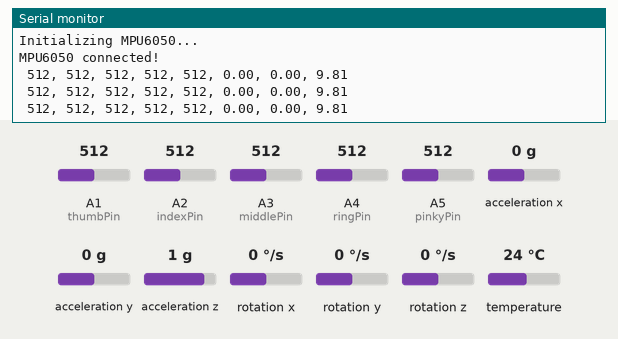
Simulated run of this sketch. Board: Arduino Uno, built with avr-gcc and run on an emulated ATmega328P. Shown: the last lines printed to the serial monitor. Inputs (shaded band) come from the test bench; at power-on: acceleration x 0 g, A1 (thumbPin) = 512, A2 (indexPin) = 512, A3 (middlePin) = 512, A4 (ringPin) = 512, A5 (pinkyPin) = 512, acceleration y 0 g, acceleration z 1 g, rotation x 0 °/s, rotation y 0 °/s, rotation z 0 °/s, temperature 24 °C.

Above: at 1.3 s.
1.4 s: acceleration x set to -1.4 g
At 2.0 s:
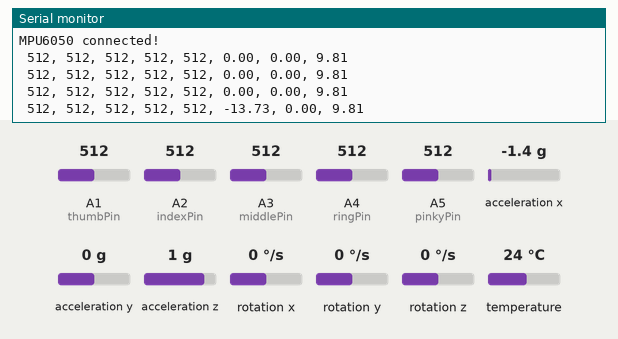
2.9 s: A1 (thumbPin) set to 716
At 3.7 s:
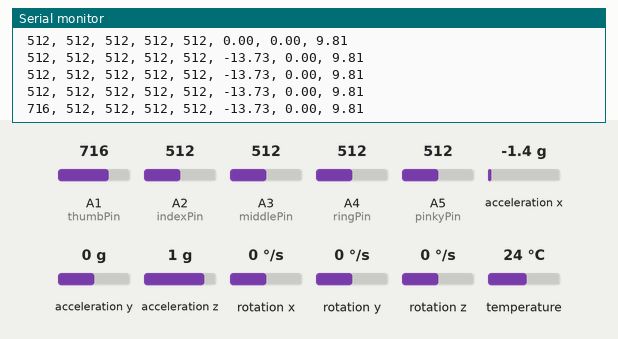
4.4 s: A2 (indexPin) set to 716
At 4.4 s:
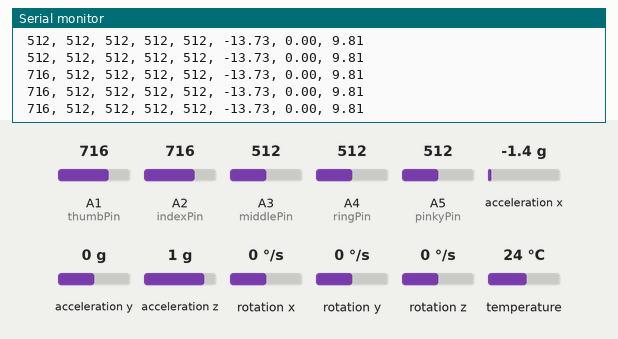
5.9 s: A3 (middlePin) set to 716
At 5.9 s:
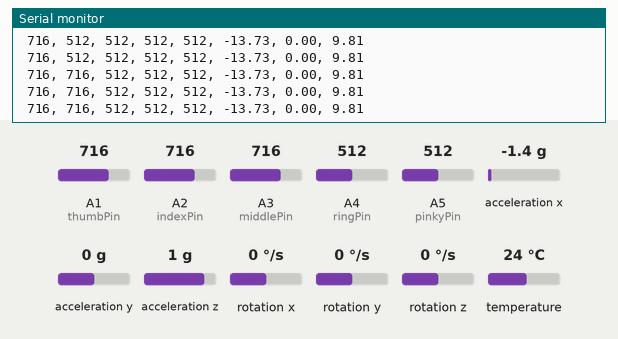
7.4 s: A4 (ringPin) set to 716
At 7.8 s:
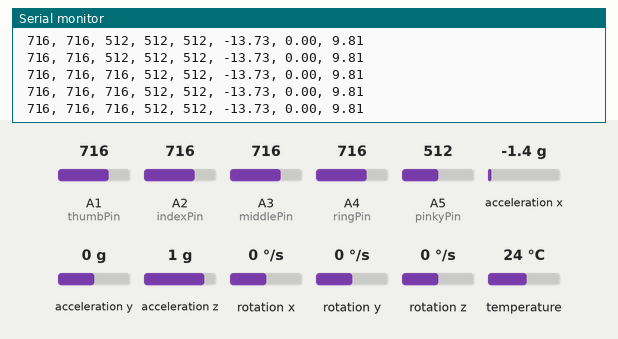
10.5 s: A5 (pinkyPin) set to 716
At 10.9 s:
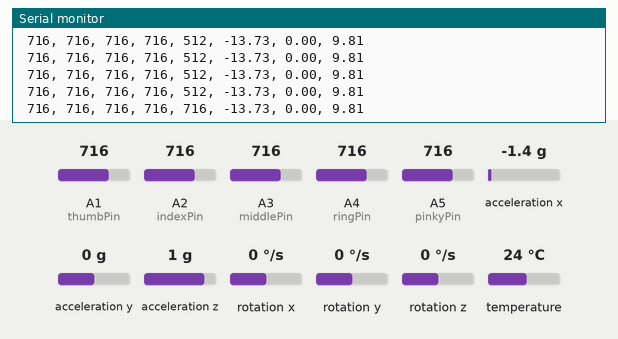

The sketch:

sensorReadings.ino
```cpp
#include <Wire.h>
#include <Adafruit_MPU6050.h>
#include <Adafruit_Sensor.h>


Adafruit_MPU6050 mpu;


const int thumbPin = A1;
const int indexPin = A2;
const int middlePin = A3;
const int ringPin = A4;
const int pinkyPin = A5;


void setup() {
  Serial.begin(9600);
  while (!Serial);


  pinMode(thumbPin, INPUT);
  pinMode(indexPin, INPUT);
  pinMode(middlePin, INPUT);
  pinMode(ringPin, INPUT);
  pinMode(pinkyPin, INPUT);


  Wire.begin();
  Wire.setClock(100000); // slow I2C = less interference


  Serial.println("Initializing MPU6050...");
  if (!mpu.begin(0x68, &Wire)) {
    Serial.println("MPU6050 not found. Check wiring.");
    while (1);
  }


  Serial.println("MPU6050 connected!");
  mpu.setAccelerometerRange(MPU6050_RANGE_4_G);
  mpu.setFilterBandwidth(MPU6050_BAND_5_HZ);
  delay(100);
}


void loop() {
  sensors_event_t accel, gyro, temp;
  mpu.getEvent(&accel, &gyro, &temp);
  delay(5);


  int thumbValue = analogRead(thumbPin); delay(2);
  int indexValue = analogRead(indexPin); delay(2);
  int middleValue = analogRead(middlePin); delay(2);
  int ringValue = analogRead(ringPin); delay(2);
  int pinkyValue = analogRead(pinkyPin); delay(2);


  Serial.print(" "); Serial.print(thumbValue);
  Serial.print(", "); Serial.print(indexValue);
  Serial.print(", "); Serial.print(middleValue);
  Serial.print(", "); Serial.print(ringValue);
  Serial.print(", "); Serial.print(pinkyValue);
  Serial.print(", "); Serial.print(accel.acceleration.x);
  Serial.print(", "); Serial.print(accel.acceleration.y);
  Serial.print(", "); Serial.println(accel.acceleration.z);

//  // Print labeled values to Serial Monitor
//   Serial.print("Thumb: "); Serial.print(thumbValue);
//   Serial.print(" | Index: "); Serial.print(indexValue);
//   Serial.print(" | Middle: "); Serial.print(middleValue);
//   Serial.print(" | Ring: "); Serial.print(ringValue);
//   Serial.print(" | Pinky: "); Serial.println(pinkyValue);
//   // Sample Output: Thumb: 100 | Index: 234 | Middle: 561 | Ring: 451  | Pinky:

//   // Print accelerometer values
//   Serial.print("aX = "); Serial.print(accelerometer_x);
//   Serial.print(" | aY = "); Serial.print(accelerometer_y);
//   Serial.print(" | aZ = "); Serial.println(accelerometer_z);


  delay(500);
}
```

Measured:
- after the input at 1.4 s, the serial monitor: prints a new line after 0.28 s (image 1)
- after the input at 2.9 s, the serial monitor: prints a new line after 0.34 s (image 2)
- after the input at 10.5 s, the serial monitor: prints a new line at once (image 6)
